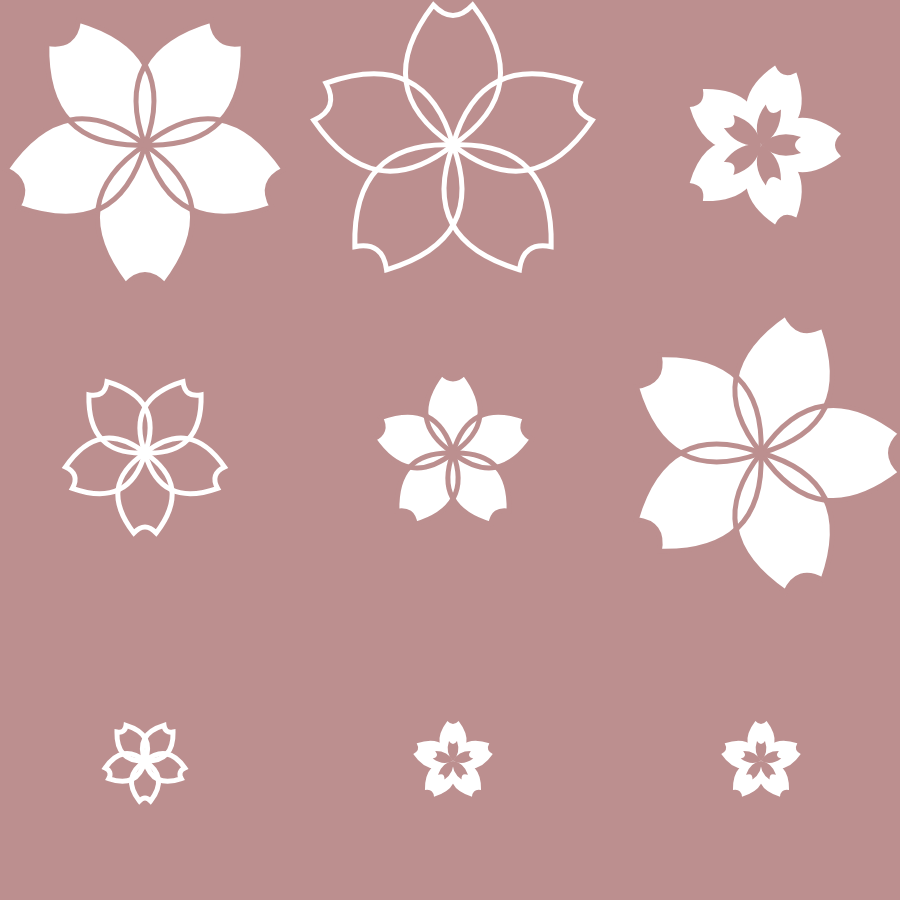
Frame 1 (no input)
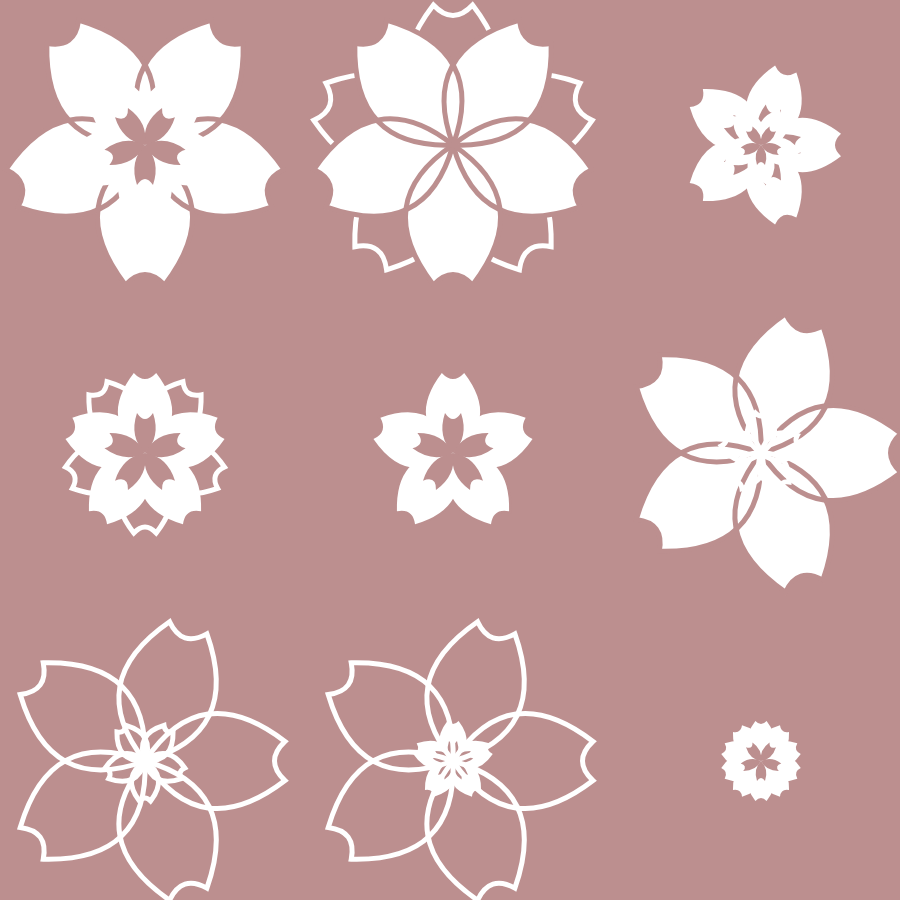
Frame 2 (the mouse pressed at the canvas centre, redrawn once)

The p5.js sketch that drew these frames (run headless with seeded random() and noise() and a simulated clock; the mouse was pressed at the canvas centre and the sketch redrawn once):

// p5.js sketch
// ── sketch.js
const BLOSSOM_SIZE = 220
const SMALL_BLOSSOM = 40
const MEDIUM_BLOSSOM = 80
const LARGE_BLOSSOM = 140
const NUM_PETALS = 5

// layout
const MARGIN = 35
const PADDING = BLOSSOM_SIZE * 0.4
const GRIDBOX = BLOSSOM_SIZE + PADDING
const START = (BLOSSOM_SIZE / 2) + MARGIN

function setup() {
  createCanvas(900,900);
  angleMode(DEGREES);
  rectMode(CENTER);
  blossoms = [];
  noLoop();
}

function draw() {
  
  let backgroundColor = color('rosybrown');
  let foregroundColor = color('white');
  let petalLength = LARGE_BLOSSOM;
  let initialRotationAngle = 0;
  let stroke = true;
  background(backgroundColor);

  for (let x = 0; x < 3; x++) {
    for (let y = 0; y < 3; y++) {
      const posX = START + (x * GRIDBOX)
      const posY = START + (y * GRIDBOX)
      let sizeRandom = random(1);
      if (sizeRandom > .6) {
        petalLength = LARGE_BLOSSOM;
        stroke = true;
      } else if (sizeRandom > .3) {
        petalLength = MEDIUM_BLOSSOM;
        stroke = randomSelectTwo();
      } else {
        petalLength = SMALL_BLOSSOM;
        stroke = false;
      }
      let rotationRandom = random(1);
      if (rotationRandom > .6) {
        initialRotationAngle = 0;
      } else if (rotationRandom > .3) {
        initialRotationAngle = 18;
      } else {
        initialRotationAngle = 36;
      }
      print('initialRotationAngle:' + initialRotationAngle);
      blossoms.push(new Blossom(posX, posY, initialRotationAngle, petalLength, NUM_PETALS, randomSelectTwo(), stroke, foregroundColor, backgroundColor))
    }
  }

  blossoms.forEach(blossom => {
    blossom.render()
  })
}
// ── blossom.js
class Blossom {
  constructor(posX, posY, initialRotationAngle, petalLength, numPetals, fill, stroke, foregroundColor, backgroundColor) {
    this.posX = posX;
    this.posY = posY;
    this.initialRotationAngle = initialRotationAngle;
    this.petalLength = petalLength;
    this.numPetals = numPetals;
    this.angle = 360 / this.numPetals;
    this.fill = fill;
    this.stroke = stroke;
    this.foregroundColor = foregroundColor;
    this.backgroundColor = backgroundColor;
  }

  render() {    
    strokeWeight(5);

    push();
    translate(this.posX, this.posY);

    rotate(this.initialRotationAngle);

    if (this.fill == true) {  

      fill(this.foregroundColor);
      noStroke();

      for (let i = 0; i < this.numPetals; i++) {
        beginShape();
        vertex(.14 * this.petalLength, -this.petalLength);
        quadraticVertex(.6 * this.petalLength, -.4 * this.petalLength, 0, 0);
        quadraticVertex(-.6 * this.petalLength, -.4 * this.petalLength, -.14 * this.petalLength, -this.petalLength);
        quadraticVertex(0, -.85 * this.petalLength, .14 * this.petalLength, -this.petalLength);
        
        endShape(CLOSE);
        rotate(this.angle);
      }
      
      if (this.stroke == true) {        
        stroke(this.backgroundColor);
        noFill();
        
        for (let i = 0; i < this.numPetals; i++) {
          beginShape();
          vertex(.14 * this.petalLength, -this.petalLength);
          quadraticVertex(.6 * this.petalLength, -.4 * this.petalLength, 0, 0);
          quadraticVertex(-.6 * this.petalLength, -.4 * this.petalLength, -.14 * this.petalLength, -this.petalLength);
          quadraticVertex(0, -.85 * this.petalLength, .14 * this.petalLength, -this.petalLength);
          endShape(CLOSE);
          rotate(this.angle);
        }
      } else {
        fill(this.backgroundColor);
        noStroke();

        for (let i = 0; i < this.numPetals; i++) {
          beginShape();
          vertex(.1 * this.petalLength, -.5 * this.petalLength);
          quadraticVertex(.2 * this.petalLength, -.2 * this.petalLength, 0, 0);
          quadraticVertex(-.2 * this.petalLength, -.2 * this.petalLength, -.1 * this.petalLength, -.5 * this.petalLength);
          quadraticVertex(0, -.35 * this.petalLength, .1 * this.petalLength, -.5 * this.petalLength);
          
          endShape(CLOSE);
          rotate(this.angle);
        }
      }
    } else {
      
      noFill();
      stroke(this.foregroundColor);

      for (let i = 0; i < this.numPetals; i++) {
        beginShape();
        vertex(.14 * this.petalLength, -this.petalLength);
        quadraticVertex(.6 * this.petalLength, -.4 * this.petalLength, 0, 0);
        quadraticVertex(-.6 * this.petalLength, -.4 * this.petalLength, -.14 * this.petalLength, -this.petalLength);
        quadraticVertex(0, -.85 * this.petalLength, .14 * this.petalLength, -this.petalLength);
        endShape(CLOSE);
        rotate(this.angle);
      }
    }


    pop();
  }
}
// ── helpers.js

const randomSelectTwo = () => {
  const rando = random(1)
  return rando > 0.5 ? true : false
}
